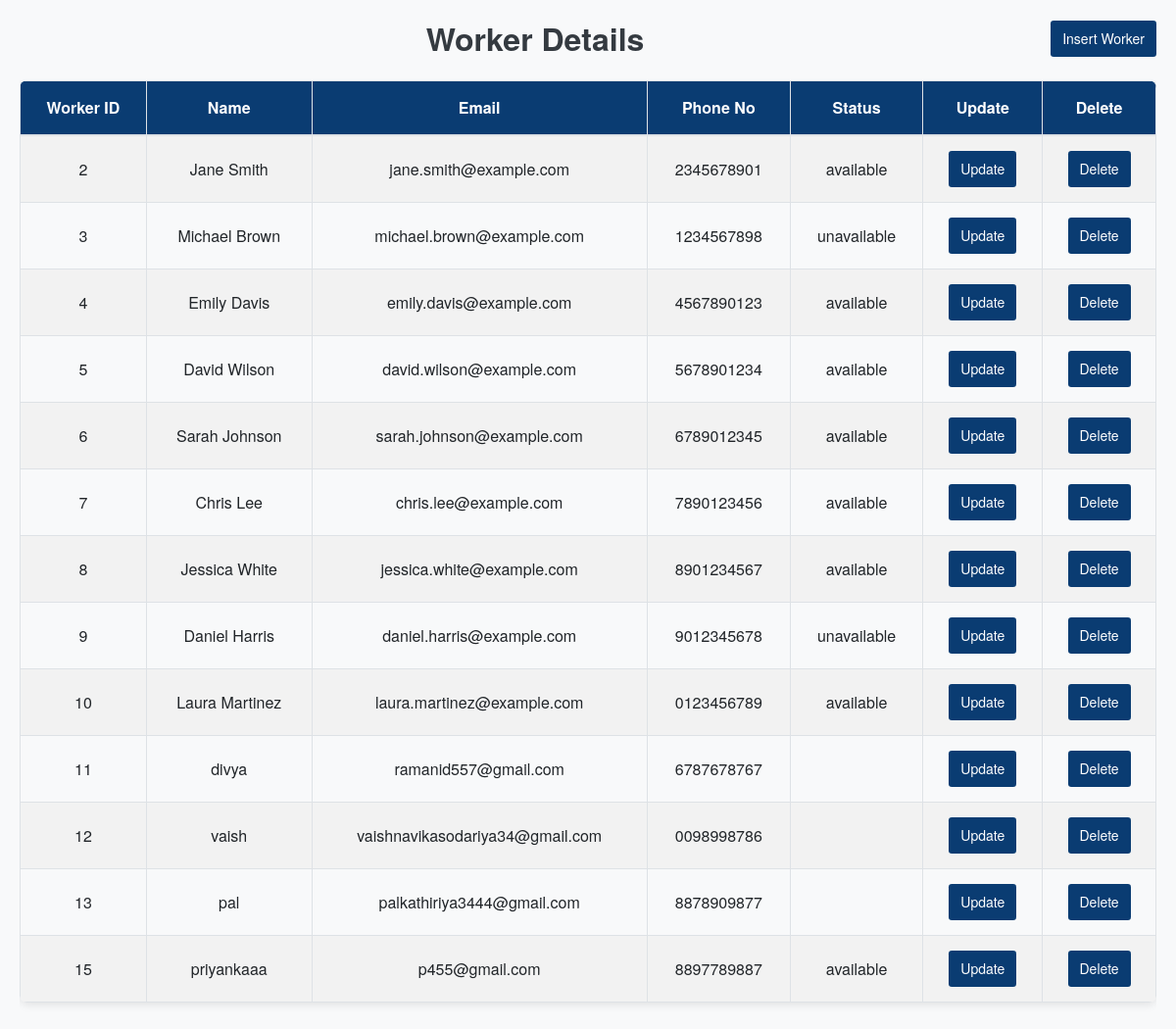
The app's page /Admin_penal/user_view.php with its own data.
### tables this page shows
CREATE TABLE `workers` (
  `id` int(11) NOT NULL,
  `name` varchar(100) NOT NULL,
  `email` varchar(100) NOT NULL,
  `phone` varchar(15) NOT NULL,
  `status` enum('available','unavailable') NOT NULL DEFAULT 'available'
);

### Admin_penal/user_view.php (the view, shortened to what this page needs)
<!DOCTYPE html>
<html lang="en">
<head>
    <link href="https://maxcdn.bootstrapcdn.com/bootstrap/4.5.2/css/bootstrap.min.css" rel="stylesheet">
</head>
<body>
<?php
include "db_connect.php";
$sql = "SELECT * FROM workers";
$result = mysqli_query($conn, $sql);
if (mysqli_num_rows($result) > 0) {
    echo "<div class='d-flex justify-content-between align-items-center mb-4'>
            <h2 class='hover-heading text-center flex-grow-1'>Worker Details</h2>
            <a href='worker_form.php' class='btn btn-primary btn-sm'>Insert Worker</a>
          </div>";
    echo "<div class='table-responsive'>
            <table class='table table-bordered table-striped table-hover'>
                <thead>
                    <tr>
                        <th>Worker ID</th>
                        <th>Name</th>
                        <th>Email</th>
                        <th>Phone No</th>
                        <th>Status</th>
                        <th>Update</th>
                        <th>Delete</th>
                    </tr>
                </thead>
                <tbody>";
    while ($row = mysqli_fetch_assoc($result)) {
        echo "<tr>";
        echo "<td>{$row['id']}</td>";
        echo "<td>{$row['name']}</td>";
        echo "<td>{$row['email']}</td>";
        echo "<td>{$row['phone']}</td>";
        echo "<td>{$row['status']}</td>";
        echo "<td><a href='update_worker.php?id={$row['id']}' class='btn btn-primary btn-sm'>Update</a></td>";
        echo "<td><a href='delete_worker.php?id={$row['id']}' class='btn btn-danger btn-sm' onclick='return confirm(\"Are you sure you want to delete this worker?\");'>Delete</a></td>";
        echo "</tr>";
    }
    echo "</tbody></table></div>";
} else {
    echo "<p class='alert alert-warning text-center'>No workers found!</p>";
}
?>
</body>
</html>

### Admin_penal/user_view.php (style rules this page uses)
body { background-color: #f8f9fa; font-family: 'Helvetica Neue', Arial, sans-serif; color: #333; margin: 20px; }
h2 { color: #343a40; margin-bottom: 0; font-size: 2rem; font-weight: 700; text-align: center; }
.table { border-radius: 0.5rem; overflow: hidden; box-shadow: 0 2px 10px rgba(0, 0, 0, 0.1); }
.table th { background-color: #0a3c72; color: white; text-align: center; padding: 15px; }
.table th, .table td { padding: 15px; vertical-align: middle; text-align: center; }
.table-striped tbody tr:nth-of-type(odd) { background-color: #f2f2f2; }
.btn { padding: 8px 12px; transition: background-color 0.3s ease; }
.btn-primary { background-color: #0a3c72; border: none; }
.btn-danger { background-color: #0a3c72; border: none; }

### records on screen
workers: id "2", name "Jane Smith", email "jane.smith@example.com", phone "2345678901", status "available"
workers: id "3", name "Michael Brown", email "michael.brown@example.com", phone "1234567898", status "unavailable"
workers: id "4", name "Emily Davis", email "emily.davis@example.com", phone "4567890123", status "available"
workers: id "5", name "David Wilson", email "david.wilson@example.com", phone "5678901234", status "available"
workers: id "6", name "Sarah Johnson", email "sarah.johnson@example.com", phone "6789012345", status "available"
workers: id "7", name "Chris Lee", email "chris.lee@example.com", phone "7890123456", status "available"
workers: id "8", name "Jessica White", email "jessica.white@example.com", phone "8901234567", status "available"
workers: id "9", name "Daniel Harris", email "daniel.harris@example.com", phone "9012345678", status "unavailable"
workers: id "10", name "Laura Martinez", email "laura.martinez@example.com", phone "0123456789", status "available"
workers: id "11", name "divya", email "ramanid557@gmail.com", phone "6787678767"
workers: id "12", name "vaish", email "vaishnavikasodariya34@gmail.com", phone "0098998786"
workers: id "13", name "pal", email "palkathiriya3444@gmail.com", phone "8878909877"
workers: id "15", name "priyankaaa", email "p455@gmail.com", phone "8897789887", status "available"
